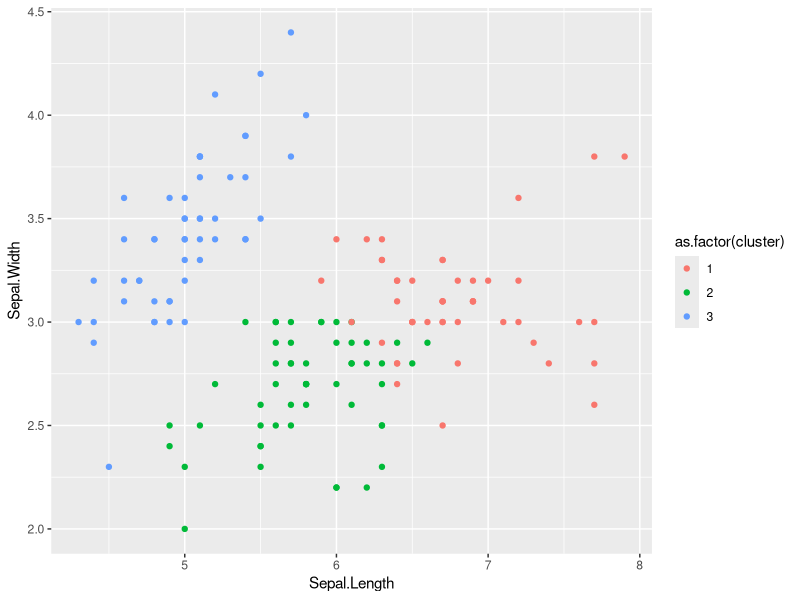
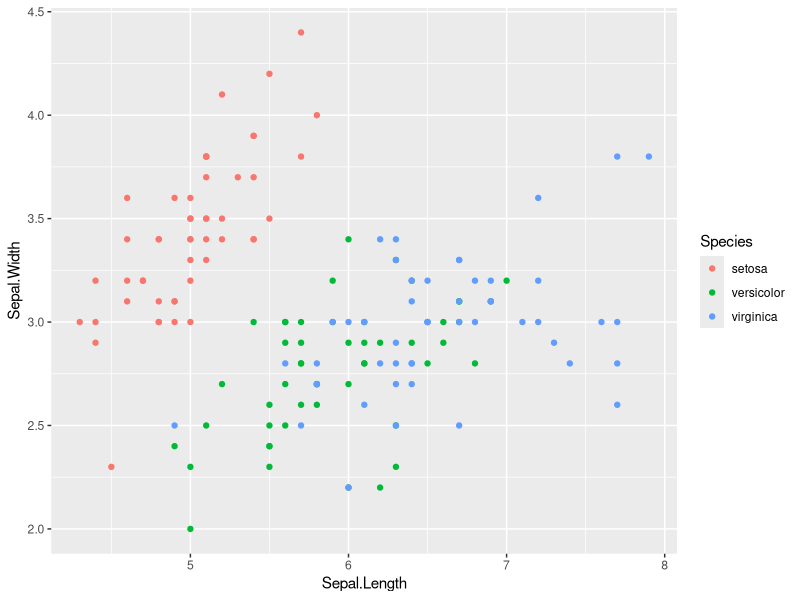

Write the R code that produced these figures, in order.
##unsupervised learning: k-means clustering

#load required libraries
library(dplyr)
library(ggplot2)


iris_numerics <- select(iris, -Species) %>%
  scale()
#we only want numerics to find means

iris_clusters <- kmeans(iris_numerics, centers = 3)
iris_clusters #our results

iris_clusters$cluster #vector designating a cluster for each row
iris$cluster <- iris_clusters$cluster #add cluster column to original dataset
head(iris)


ggplot(iris, aes(x = Sepal.Length, y = Sepal.Width)) +
  geom_point(aes(color = as.factor(cluster)))

ggplot(iris, aes(x = Sepal.Length, y = Sepal.Width)) +
  geom_point(aes(color = Species))


cor(iris$Petal.Length, iris$Petal.Length)
cor(iris$Petal.Length, iris$Sepal.Width)
cor(iris$Petal.Length, iris$Petal.Width)

#choose features
#Petal.Width, Sepal.Width, Sepal.Length

#split into training, test, and validation sets
greetings <- c(rep("hello", 5), rep("goodbye", 3)) %>%
  sample(8, replace = F)
#replace makes sure none are used again, if T then they can be 
# used more than 5 or 3 times
greetings

iris_len <- nrow(iris)

iris$label <- c(rep("training", ceiling(.6*iris_len)), 
                rep("test", ceiling(.2*iris_len)),
                rep("validation", ceiling(.2*iris_len))) %>%
  sample(iris_len, replace = F)

head(iris)


#choosing a model!
#when we use a model, we "train" it using the training set and 
# "test" it using the testing set
iris_train <- filter(iris, label == "training")
iris_test <- filter(iris, label == "test")
iris_valid <- filter(iris, label == "validation")

#linear model

iris_lm <- lm(Petal.Length ~ Petal.Width + Sepal.Length + Sepal.Width, data = iris_train)
iris_lm

#select out only the x values we use (petal width and sepal length)
iris_lm_predictions <- select(iris_test, Petal.Width, Sepal.Length, Sepal.Width) %>%
  predict(object = iris_lm) #object is the model that we just created

iris_train$lm_pred <- iris_lm_predictions
head(iris_train)
